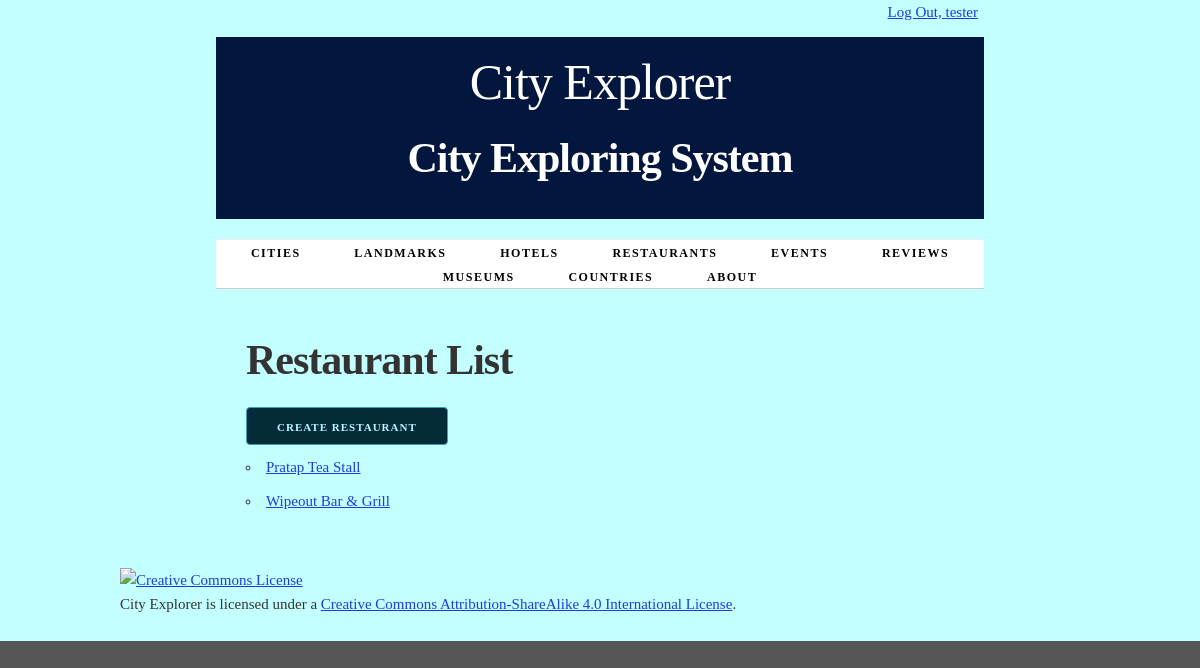
/restaurant/ (signed in), run on an earlier commit of the app's database.
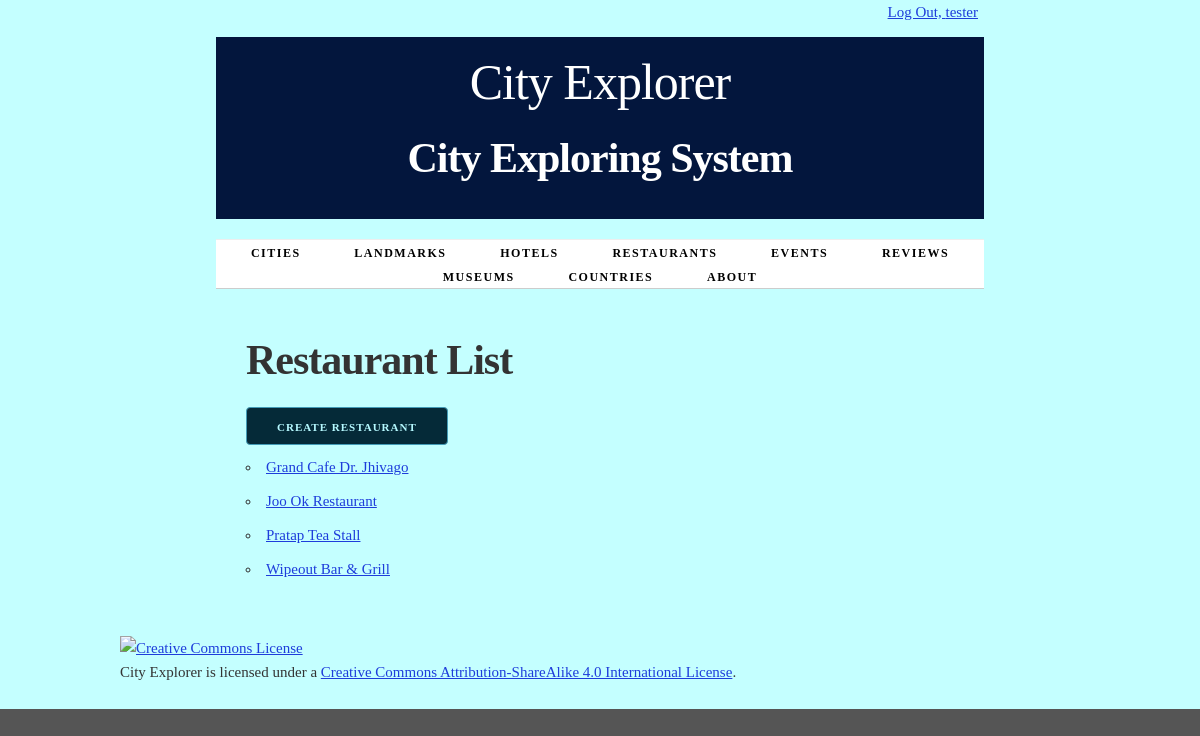
And on a later commit of the database.
### cities/models.py (models this page shows, shortened)
class Restaurant(models.Model):
    city = models.ForeignKey(City, on_delete=models.CASCADE)
    name = models.CharField(max_length=100, unique=True)
    cuisine = models.CharField(max_length=100)
    rating = models.FloatField()
    def get_absolute_url(self):
        return reverse('restaurant-detail', args=[str(self.id)])
    class Meta:
        ordering = ['name']

### cities/views.py (the view)
class RestaurantList(LoginRequiredMixin, PermissionRequiredMixin, ListView):
    model = Restaurant
    permission_required = 'cities.view_restaurant'

### cities/templates/cities/restaurant_list.html (shortened to what this page needs)
{% extends 'cities/base.html' %}
{% block content %}
    <h2>Restaurant List</h2>
    {% if perms.cities.add_restaurant %}
    <a href="{% url 'create-restaurant' %}" class="button button-primary">Create Restaurant</a>
    {% endif %}
    <ul>
        {% for restaurant in restaurant_list %}
            <li>
                <a href="{{ restaurant.get_absolute_url }}">{{ restaurant.name }}</a>
            </li>
        {% endfor %}
    </ul>
{% endblock %}

What changed in the data, as far as the page shows it:
added Restaurant: name "Grand Cafe Dr. Jhivago"
added Restaurant: name "Joo Ok Restaurant"
